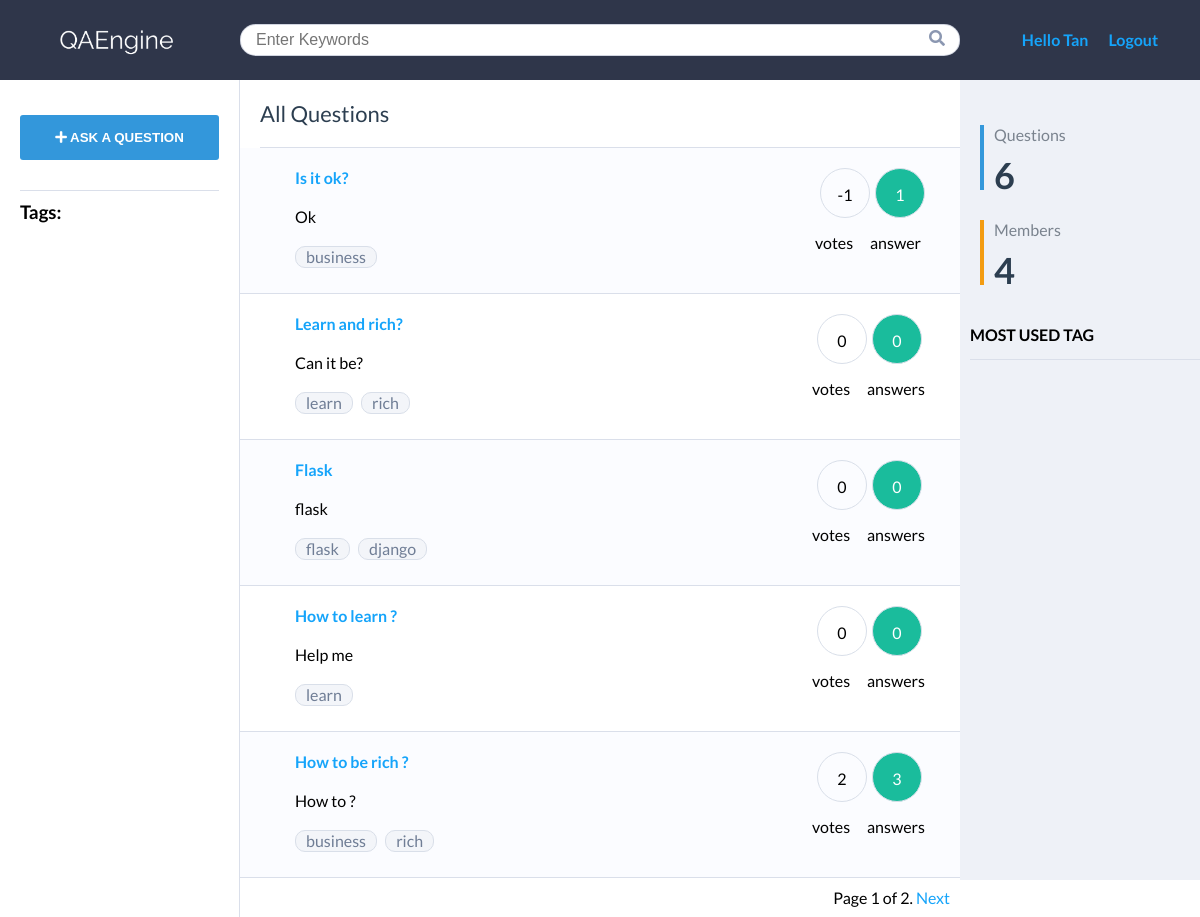
Screenshot of / (signed in) with the database file from the repository.
### qa/models.py (models this page shows, shortened)
class Question(models.Model):
    title = models.CharField(max_length=250)
    slug = models.SlugField(max_length=250, unique_for_date='created')
    user = models.ForeignKey(
        User, on_delete=models.CASCADE, related_name="question")
    body = models.TextField()
    created = models.DateTimeField(auto_now_add=True)
    updated = models.DateTimeField(auto_now=True)
    votes = models.IntegerField(default=0)
    tags = TaggableManager()
    class Meta:
        ordering = ('-created',)
    def get_absolute_url(self):
        return reverse('qa:question_detail', args=[self.slug])

### qa/views.py (the view)
# urls.py: 2. Add a URL to urlpatterns:  path('', views.home, name='home')
def home(request, tag_slug=None):
    search_form = SearchForm()
    user_count = User.objects.count()
    object_list = Question.objects.all()
    tag = None
    if tag_slug:
        tag = get_object_or_404(Tag, slug=tag_slug)
        object_list = object_list.filter(tags__in=[tag])
    if 'query' in request.GET:
        search_form = SearchForm(request.GET)
        if search_form.is_valid():
            query = search_form.cleaned_data['query']
            object_list = Question.objects.filter(title__contains=query)
    paginator = Paginator(object_list, 5) # 5 questions each page
    page = request.GET.get('page')
    try:
        questions = paginator.page(page)
    except PageNotAnInteger:
        questions = paginator.page(1)
    except EmptyPage:
        questions = paginator.page(paginator.num_pages)
    return render(request, 'extends/home.html', {'user_count': user_count, 'question_count': Question.objects.count() ,'page': page, 'questions': questions, 'tag': tag, 'search_form': search_form})

### qa/forms.py
class SearchForm(forms.Form):
    query = forms.CharField(label="", widget=forms.TextInput(attrs={'placeholder': 'Enter Keywords'}))

### qa/templates/extends/home.html
{% extends '../base.html' %}
{% block content %}
<p class="content-title">All Questions</p>
<div class="questions">
    {% for question in questions %}
    <div class="question">
        <div class="question-content">
            <a  href="{{question.get_absolute_url}}"><h4>{{question.title}}</h4></a>
            <p class="my-2">{{question.body|truncatewords:30}}</p>
            {% for tag in question.tags.all %}
            <a href="{% url 'qa:question_by_tag' tag.slug %}" class="tag">{{tag.name}}</a>
            {%endfor%}
        </div>
        <div class="informations">
            <p><span>{{question.votes}}</span> vote{{question.votes|pluralize}}</p>
            <p><span style="background-color: #1ABC9C !important; color: #fff;">{{question.answers.count}}</span> answer{{question.answers.count|pluralize}}</p>
        </div>
    </div>
    {% endfor %}
</div>
{% include "../pagination.html" with page=questions %}
{% endblock %}

### qa/templates/base.html (shortened to what this page needs)
{% load static %}
{% load taggit_templatetags2_tags %}
<!DOCTYPE html>
<html lang="en">
<head>
    <link href="{% static 'css/base.css' %}" rel="stylesheet">
    <link rel="stylesheet" href='https://use.fontawesome.com/releases/v5.1.0/css/all.css'>
</head>
<body>
    <header id='header'>
        <div class="logo-img">
            <a href="{% url 'qa:home' %}">
                <img src="{% static 'img/logo.png' %}" alt="logo">
            </a>
        </div>
        <div class="search-bar">
            <form method="get" action="{% url 'qa:home' %}">
                {{search_form.as_p}}
            </form>
            <i class="fas fa-search"></i>
        </div>
        <div class="navigation">
            <ul>
                {% if request.user.is_authenticated %}
                <li style="color: #15A4FA">Hello {{request.user.first_name}}</li>
                <li><a href="{% url 'qa:logout' %}">Logout</a></li>
                {% else %}
                <li><a href="{% url 'qa:login' %}">Login</a></li>
                <li><a href="{% url 'qa:register' %}">Register</a></li>
                {% endif %}
            </ul>
        </div>
    </header>
    <section id="main-content">
        <aside id="left-sidebar">
            <ul>
                <li class="btn">
                    <a href="{% url 'qa:new_question' %}"><button class="ask-question"><i class="fas fa-plus"></i> ASK A QUESTION</button></a>
                </li>
                <h3 class="my-1">Tags:</h3>
            </ul>
        </aside>
        <div class="content">
            {%block content%} {%endblock%}
        </div>
        <aside id="right-sidebar">
            <div class="statistic">
                <ul>
                    <li class="question-count">
                        <p>Questions</p>
                        <p><span>{{question_count}}</span></p>
                    </li>
                    <li class="member-count">
                        <p>Members</p>
                        <p><span>{{user_count}}</span></p>
                    </li>
                </ul>
            </div>
            <div class="most-used-tags">
                <h4>MOST USED TAG</h4>
            </div>
        </aside>
    </section>
</body>
</html>

### qa/static/css/base.css (style rules this page uses)
* { margin: 0; padding: 0; box-sizing: border-box; }
body { font-family: "Lato", sans-serif; }
a { text-decoration: none; color: #15a4fa; }
li { list-style: none; }
a.tag { background: #f3f5f9; border: 1px solid #d9dfe9; border-radius: 10px; background-color: #f3f5f9; text-decoration: none; color: #6f7d95; line-height: 20px; display: inline-block; padding: 0 10px; margin-right: 5px; margin-bottom: 5px; }
.my-1 { margin: 10px 0; }
.my-2 { margin: 20px 0; }
#header { background: #2f364a; display: grid; grid-template-columns: 1fr 3fr 1fr; align-items: center; }
.logo-img img { max-height: 50px; vertical-align: middle; }
#header .navigation ul { width: 100%; display: flex; justify-content: center; }
#header .navigation li { display: inline-block; line-height: 80px; text-align: center; margin-left: 20px; font-weight: bold; }
#header .search-bar { position: relative; }
#header .search-bar input { width: 100%; height: 32px; border-radius: 30px; padding-left: 15px; outline: none; color: #8c97b2; border: 1px solid rgba(140, 151, 178, 0.4); border-radius: 16px / 15px; background-color: #fff; }
#header .search-bar i { display: inline-block; position: absolute; right: 15px; top: 16px; color: #8b97b1; }
#right-sidebar { background-color: #eef1f7; padding-left: 10px; height: 100vh; }
#right-sidebar .statistic { margin-top: 35px; padding: 10px; }
#right-sidebar .statistic li { margin-bottom: 30px; padding-left: 10px; }
#right-sidebar .statistic li p { font-size: 16px; color: #7a838e; }
#right-sidebar .statistic li p span { font-weight: 700; font-size: 36px; line-height: 30px; display: block; color: #2c3e50; padding-top: 16px; }
#right-sidebar .statistic li.question-count { border-left: 4px solid #3498db; }
#right-sidebar .statistic li.member-count { border-left: 4px solid #f39c12; }
#right-sidebar .most-used-tags h4 { padding-bottom: 15px; border-bottom: 1px solid #dadfea; margin-bottom: 15px; }
#left-sidebar { border-right: 1px solid #dadfea; min-height: 800px; padding: 0; }
#left-sidebar ul { padding: 35px 20px 0; }
#left-sidebar .btn { display: block; padding-bottom: 30px; border-bottom: 1px solid #dadfea; }
#left-sidebar .btn button { width: 100%; height: 45px; border: none; color: #fff; display: block; font-weight: 700; border-radius: 3px; background-color: #3397db; padding: 15px; cursor: pointer; }
#main-content { display: grid; grid-template-columns: 1fr 3fr 1fr; }
.content .content-title { font-size: 22px; color: #2c3e50; display: block; margin-top: 20px; margin-left: 20px; padding-bottom: 20px; border-bottom: 1px solid #dadfea; }
.content .questions { display: flex; flex-direction: column; }
.content .questions .question { padding: 20px 35px; border-bottom: 1px solid #dadfea; display: flex; justify-content: space-between; }
.content .questions .question .informations { display: flex; }
.content .questions .question .informations span { width: 50px; height: 50px; display: block; text-align: center; line-height: 3.3; margin-bottom: 15px; border: 1px solid #d9dfe9; border-radius: 50%; margin-left: 5px; }
.content .questions .question:nth-child(2n + 1) { background-color: #fbfcff; }
.question-content, .answer-content { margin-left: 20px; }
form input[type="password"], form input[type="text"], form input[type="email"] { background-color: #fff; border: 1px solid #dadfea; padding: 5px; display: inline-block; font-size: 16px; border-radius: 5px 5px 5px 5px; margin: 10px 0; }
form textarea, form input[type="text"] { width: 400px; }

### rows the page displays
Question: title "Is it ok?", body "Ok", votes "-1", answers.count "1"
Tag: name "business"
Question: title "Learn and rich?", body "Can it be?", votes "0", answers.count "0"
Tag: name "learn"
Tag: name "rich"
Question: title "Flask", body "flask", votes "0", answers.count "0"
Tag: name "flask"
Tag: name "django"
Question: title "How to learn ?", body "Help me", votes "0", answers.count "0"
Question: title "How to be rich ?", body "How to ?", votes "2", answers.count "3"

### other values shown
{{ request.user.first_name }} "Tan"
{{ page.number }} "1"
{{ page.paginator.num_pages }} "2"
{{ question_count }} "6"
{{ user_count }} "4"
